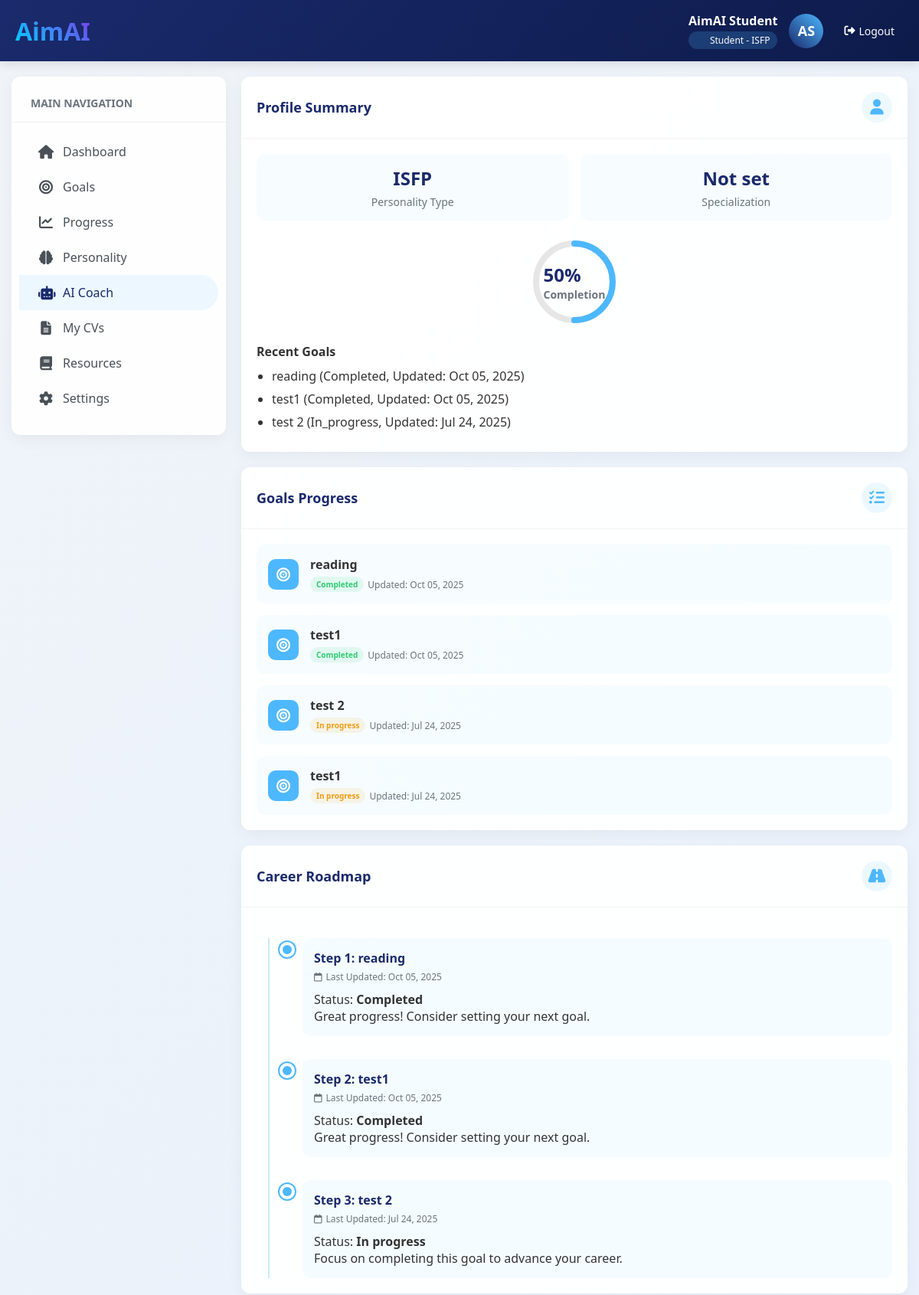
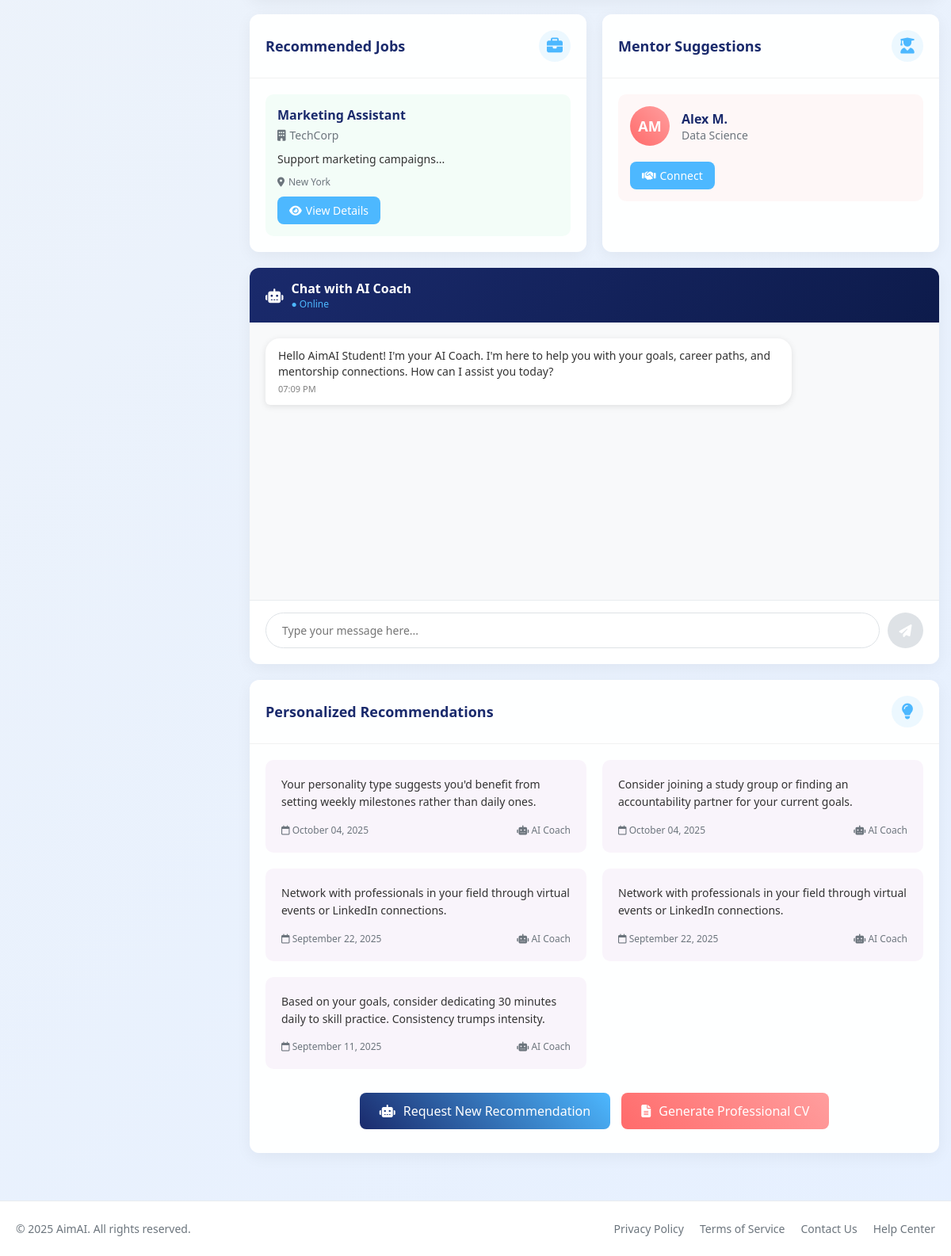
The page /ai_coach.php (signed in) on the database its author committed (2 pictures, top to bottom).
### tables this page shows
CREATE TABLE `users` (
  `user_id` int(11) NOT NULL,
  `username` varchar(50) NOT NULL,
  `email` varchar(100) NOT NULL,
  `password_hash` varchar(255) NOT NULL,
  `personality_type` varchar(50) DEFAULT NULL,
  `created_at` timestamp NOT NULL DEFAULT current_timestamp(),
  `role` enum('student','admin','company','mentor') NOT NULL DEFAULT 'student',
  `status` enum('active','inactive','temporary') NOT NULL DEFAULT 'temporary',
  `specialization` varchar(255) DEFAULT NULL,
  `mentorship_intent` text DEFAULT NULL,
  `company_id` int(11) DEFAULT NULL
);

CREATE TABLE `motivational_progress` (
  `progress_id` int(11) NOT NULL,
  `user_id` int(11) DEFAULT NULL,
  `goal` text DEFAULT NULL,
  `progress_status` varchar(50) DEFAULT NULL,
  `last_updated` timestamp NOT NULL DEFAULT current_timestamp()
);

CREATE TABLE `jobs` (
  `job_id` int(11) NOT NULL,
  `title` varchar(100) NOT NULL,
  `description` text DEFAULT NULL,
  `region` varchar(100) DEFAULT NULL,
  `employment_type` varchar(50) DEFAULT 'Full-time',
  `salary_min` decimal(10,2) DEFAULT NULL,
  `salary_max` decimal(10,2) DEFAULT NULL,
  `posted_at` timestamp NOT NULL DEFAULT current_timestamp(),
  `company_id` int(11) NOT NULL
);

CREATE TABLE `companies` (
  `company_id` int(11) NOT NULL,
  `name` varchar(100) NOT NULL,
  `description` text DEFAULT NULL,
  `industry` varchar(100) DEFAULT NULL,
  `contact_email` varchar(100) DEFAULT NULL,
  `created_at` timestamp NOT NULL DEFAULT current_timestamp(),
  `status` enum('active','inactive','temporary') NOT NULL DEFAULT 'temporary'
);

CREATE TABLE `mentors` (
  `mentor_id` int(11) NOT NULL,
  `name` varchar(100) NOT NULL,
  `email` varchar(100) NOT NULL,
  `profession` varchar(100) DEFAULT NULL,
  `company` varchar(100) DEFAULT NULL,
  `bio` text DEFAULT NULL,
  `created_at` timestamp NOT NULL DEFAULT current_timestamp(),
  `status` enum('active','inactive','temporary') NOT NULL DEFAULT 'temporary'
);

CREATE TABLE `recommendations` (
  `recommendation_id` int(11) NOT NULL,
  `user_id` int(11) DEFAULT NULL,
  `recommendation` text NOT NULL,
  `created_at` timestamp NOT NULL DEFAULT current_timestamp(),
  `recommendation_text` text DEFAULT NULL
);

### ai_coach.php (the view, shortened to what the rows shown need)
<?php
require 'config.php';
try {
    $stmt = $pdo->prepare("SELECT username, personality_type, specialization FROM users WHERE user_id = ?");
    $stmt->execute([$_SESSION['user_id']]);
    $user = $stmt->fetch();
    $stmt = $pdo->prepare("SELECT goal, progress_status, last_updated FROM motivational_progress WHERE user_id = ? ORDER BY last_updated DESC LIMIT 5");
    $stmt->execute([$_SESSION['user_id']]);
    $goals = $stmt->fetchAll();
    $stmt = $pdo->prepare("SELECT recommendation_id, recommendation, created_at FROM recommendations WHERE user_id = ? ORDER BY created_at DESC LIMIT 8");
    $stmt->execute([$_SESSION['user_id']]);
    $recommendations = $stmt->fetchAll();
    $stmt = $pdo->prepare("
        SELECT DISTINCT j.job_id, j.title, j.description, j.region, c.name AS company_name
        FROM jobs j
        LEFT JOIN job_skills js ON j.job_id = js.job_id
        LEFT JOIN skills s ON js.skill_id = s.skill_id
        LEFT JOIN companies c ON j.company_id = c.company_id
        LEFT JOIN user_skills us ON s.skill_id = us.skill_id AND us.user_id = ?
        WHERE us.user_id IS NOT NULL
        ORDER BY j.posted_at DESC
        LIMIT 3
    ");
    $stmt->execute([$_SESSION['user_id']]);
    $jobs = $stmt->fetchAll();
    $stmt = $pdo->prepare("
        SELECT m.mentor_id, m.name, m.profession, m.company
        FROM mentors m
        WHERE m.status = 'active'
        AND (m.profession LIKE ? OR m.profession LIKE '%Data Science%' OR m.profession LIKE '%Technology%')
        ORDER BY RAND()
        LIMIT 3
    ");
    $stmt->execute(['%' . ($user['specialization'] ?: 'Technology') . '%']);
    $mentors = $stmt->fetchAll();
} catch (PDOException $e) {
    die("Error: " . $e->getMessage());
}
?>
<!DOCTYPE html>
<html lang="en">
<head>
    <link rel="stylesheet" href="https://cdnjs.cloudflare.com/ajax/libs/font-awesome/6.4.0/css/all.min.css">
</head>
<body>
    <header>
        <div class="header-container">
            <div class="user-info">
                <div class="user-details">
                    <div class="user-name"><?php echo htmlspecialchars($user['username']); ?></div>
                    <div class="user-role">Student <?php echo $user['personality_type'] ? '- ' . htmlspecialchars($user['personality_type']) : ''; ?></div>
                </div>
            </div>
        </div>
    </header>
    <div class="dashboard-container">
        <div class="dashboard-grid">
            <div class="card profile-summary">
                <div class="card-body">
                    <div class="profile-stats">
                        <div class="stat-card">
                            <div class="stat-value"><?php echo htmlspecialchars($user['personality_type'] ?: 'Not set'); ?></div>
                            <div class="stat-label">Personality Type</div>
                        </div>
                        <div class="stat-card">
                            <div class="stat-value"><?php echo htmlspecialchars($user['specialization'] ?: 'Not set'); ?></div>
                            <div class="stat-label">Specialization</div>
                        </div>
                    </div>
                    <?php if (empty($goals)): ?>
                        <p>No recent goals found.</p>
                    <?php else: ?>
                        <ul style="padding-left: 20px;">
                            <?php foreach (array_slice($goals, 0, 3) as $goal): ?>
                                <li style="margin-bottom: 8px;">
                                    <?php echo htmlspecialchars($goal['goal']); ?>
                                    (<?php echo ucfirst($goal['progress_status']); ?>,
                                    Updated: <?php echo date('M d, Y', strtotime($goal['last_updated'])); ?>)
                                </li>
                            <?php endforeach; ?>
                        </ul>
                    <?php endif; ?>
                </div>
            </div>
            <div class="card goals-progress">
                <div class="card-body">
                    <div class="goals-list">
                        <?php if (empty($goals)): ?>
                            <p>No goals found. Add goals to get started!</p>
                        <?php else: ?>
                            <?php foreach (array_slice($goals, 0, 4) as $goal): ?>
                                <div class="goal-item">
                                    <div class="goal-icon">
                                        <i class="fas fa-bullseye"></i>
                                    </div>
                                    <div class="goal-content">
                                        <div class="goal-title"><?php echo htmlspecialchars($goal['goal']); ?></div>
                                        <div class="goal-status">
                                            <?php
                                            $statusClass = '';
                                            switch ($goal['progress_status']) {
                                                case 'completed': $statusClass = 'status-completed'; break;
                                                case 'in_progress': $statusClass = 'status-in-progress'; break;
                                            }
                                            ?>
                                            <span class="status-badge <?php echo $statusClass; ?>">
                                                <?php echo ucfirst(str_replace('_', ' ', $goal['progress_status'])); ?>
                                            </span>
                                            <span>Updated: <?php echo date('M d, Y', strtotime($goal['last_updated'])); ?></span>
                                        </div>
                                    </div>
                                </div>
                            <?php endforeach; ?>
                        <?php endif; ?>
                    </div>
                </div>
            </div>
            <div class="card career-roadmap">
                <div class="card-body">
                    <div class="roadmap-container">
                        <?php if (empty($goals)): ?>
                            <p>No goals found. Add goals to build your career roadmap.</p>
                        <?php else: ?>
                            <?php foreach (array_slice($goals, 0, 3) as $index => $goal): ?>
                                <div class="roadmap-item">
                                    <div class="roadmap-dot"></div>
                                    <div class="roadmap-content">
                                        <div class="roadmap-title">Step <?php echo $index + 1; ?>: <?php echo htmlspecialchars($goal['goal']); ?></div>
                                        <div class="roadmap-date">
                                            <i class="far fa-calendar"></i>
                                            Last Updated: <?php echo date('M d, Y', strtotime($goal['last_updated'])); ?>
                                        </div>
                                        <p>
                                            Status: <strong><?php echo ucfirst(str_replace('_', ' ', $goal['progress_status'])); ?></strong>
                                            <?php if ($goal['progress_status'] === 'in_progress'): ?>
                                                <br>Focus on completing this goal to advance your career.
                                            <?php else: ?>
                                                <br>Great progress! Consider setting your next goal.
                                            <?php endif; ?>
                                        </p>
                                    </div>
                                </div>
                            <?php endforeach; ?>
                        <?php endif; ?>
                    </div>
                </div>
            </div>
            <div class="card recommended-jobs">
                <div class="card-body">
                    <div class="job-list">
                        <?php if (empty($jobs)): ?>
                            <p>No job recommendations available. Add skills to your profile.</p>
                        <?php else: ?>
                            <?php foreach ($jobs as $job): ?>
                                <div class="job-item">
                                    <div class="job-title"><?php echo htmlspecialchars($job['title']); ?></div>
                                    <?php if ($job['company_name']): ?>
                                        <div class="job-company"><i class="fas fa-building"></i> <?php echo htmlspecialchars($job['company_name']); ?></div>
                                    <?php endif; ?>
                                    <div class="job-description"><?php echo htmlspecialchars(substr($job['description'], 0, 100) . '...'); ?></div>
                                    <div class="job-meta">
                                        <?php if ($job['region']): ?>
                                            <span><i class="fas fa-map-marker-alt"></i> <?php echo htmlspecialchars($job['region']); ?></span>
                                        <?php endif; ?>
                                    </div>
                                    <a href="job_details.php?id=<?php echo $job['job_id']; ?>" class="action-btn"><i class="fas fa-eye"></i> View Details</a>
                                </div>
                            <?php endforeach; ?>
                        <?php endif; ?>
                    </div>
                </div>
            </div>
            <div class="card mentor-suggestions">
                <div class="card-body">
                    <div class="mentor-list">
                        <?php if (empty($mentors)): ?>
                            <p>No mentors available. Check back later!</p>
                        <?php else: ?>
                            <?php foreach ($mentors as $mentor): ?>
                                <div class="mentor-item">
                                    <div class="mentor-header">
                                        <div class="mentor-avatar">
                                            <?php
                                            $mentorInitials = '';
                                            $mentorNameParts = explode(' ', $mentor['name']);
                                            foreach ($mentorNameParts as $part) {
                                                $mentorInitials .= strtoupper(substr($part, 0, 1));
                                                if (strlen($mentorInitials) >= 2) break;
                                            }
                                            echo $mentorInitials;
                                            ?>
                                        </div>
                                        <div class="mentor-info">
                                            <div class="mentor-name"><?php echo htmlspecialchars($mentor['name']); ?></div>
                                            <div class="mentor-profession"><?php echo htmlspecialchars($mentor['profession']); ?></div>
                                        </div>
                                    </div>
                                    <a href="mentor_connect.php?id=<?php echo $mentor['mentor_id']; ?>" class="action-btn"><i class="fas fa-handshake"></i> Connect</a>
                                </div>
                            <?php endforeach; ?>
                        <?php endif; ?>
                    </div>
                </div>
            </div>
            <div class="card ai-coach-chat">
                <div class="chat-container">
                    <div class="chat-messages" id="chatMessages">
                        <div class="message ai">
                            <div>Hello <?php echo htmlspecialchars($user['username']); ?>! I'm your AI Coach. I'm here to help you with your goals, career paths, and mentorship connections. How can I assist you today?</div>
                            <div class="message-time"><?php echo date('h:i A'); ?></div>
                        </div>
                    </div>
                </div>
            </div>
            <div class="card personalized-recommendations">
                <div class="card-body">
                    <div class="recommendation-list">
                        <?php if (empty($recommendations)): ?>
                            <div class="recommendation-item">
                                <div class="recommendation-content">
                                    No recommendations yet. Click below to request your first personalized recommendation based on your goals and personality type!
                                </div>
                            </div>
                        <?php else: ?>
                            <?php foreach ($recommendations as $recommendation): ?>
                                <div class="recommendation-item">
                                    <div class="recommendation-content">
                                        <?php echo htmlspecialchars($recommendation['recommendation']); ?>
                                    </div>
                                    <div class="recommendation-meta">
                                        <span><i class="far fa-calendar"></i> <?php echo date('F d, Y', strtotime($recommendation['created_at'])); ?></span>
                                        <span><i class="fas fa-robot"></i> AI Coach</span>
                                    </div>
                                </div>
                            <?php endforeach; ?>
                        <?php endif; ?>
                    </div>
                </div>
            </div>
        </div>
    </div>
</body>
</html>

### rows shown on the page
users: username "AimAI Student", personality_type "ISFP", specialization "Not set"
motivational_progress: goal "reading", progress_status "Completed", last_updated "Oct 05, 2025", shows "Great progress! Consider setting your next goal."
motivational_progress: goal "test1", progress_status "Completed", last_updated "Oct 05, 2025", shows "Great progress! Consider setting your next goal."
motivational_progress: goal "test 2", progress_status "In_progress", last_updated "Jul 24, 2025", progress_status "In progress", shows "Focus on completing this goal to advance your career."
motivational_progress: goal "test1", progress_status "In progress", last_updated "Jul 24, 2025"
jobs: title "Marketing Assistant", company.name "TechCorp", description "Support marketing campaigns...", region "New York"
mentors: mentorInitials "AM", name "Alex M.", profession "Data Science"
recommendations: recommendation "Your personality type suggests you'd benefit from setting weekly milestones rather than daily ones.", created_at "October 04, 2025"
recommendations: recommendation "Consider joining a study group or finding an accountability partner for your current goals.", created_at "October 04, 2025"
recommendations: recommendation "Network with professionals in your field through virtual events or LinkedIn connections.", created_at "September 22, 2025"
recommendations: recommendation "Network with professionals in your field through virtual events or LinkedIn connections.", created_at "September 22, 2025"
recommendations: recommendation "Based on your goals, consider dedicating 30 minutes daily to skill practice. Consistency trumps intensity.", created_at "September 11, 2025"

### other values the page prints
$initials "AS"
$completion_percentage "50"
